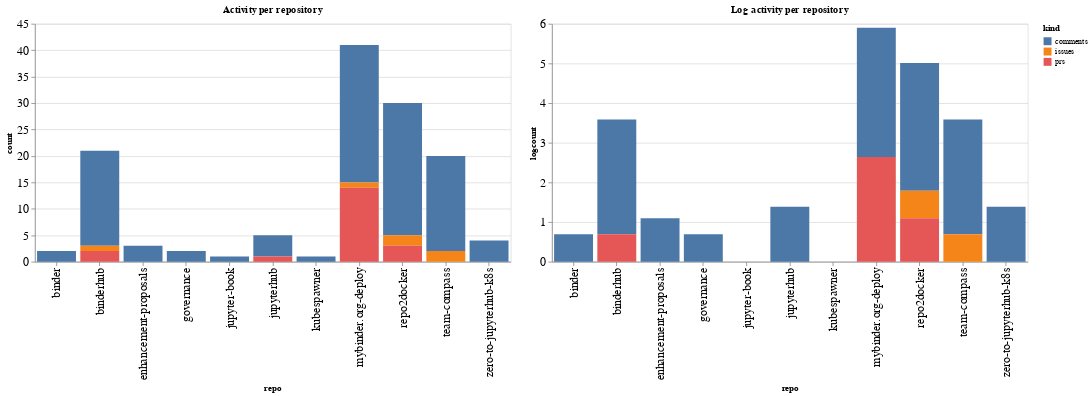

The notebook cell saved with this chart:
### Code cell
ch1 = alt.Chart(repo_summaries, width=600, title="Activity per repository").mark_bar().encode(
    x='repo',
    y='count',
    color='kind',
    tooltip="kind"
)

ch2 = alt.Chart(repo_summaries, width=600, title="Log activity per repository").mark_bar().encode(
    x='repo',
    y='logcount',
    color='kind',
    tooltip="kind"
)

ch1 | ch2

### Figure 1 — Vega-Lite specification as saved in the notebook (floating-point values rounded to 4 significant figures)
{"config": {"axisLeft": {"labelFontSize": 15}, "axisBottom": {"labelFontSize": 15}}, "hconcat": [{"mark": "bar", "encoding": {"color": {"type": "nominal", "field": "kind"}, "tooltip": {"type": "nominal", "field": "kind"}, "x": {"type": "nominal", "field": "repo"}, "y": {"type": "quantitative", "field": "count"}}, "title": "Activity per repository", "width": 600}, {"mark": "bar", "encoding": {"color": {"type": "nominal", "field": "kind"}, "tooltip": {"type": "nominal", "field": "kind"}, "x": {"type": "nominal", "field": "repo"}, "y": {"type": "quantitative", "field": "logcount"}}, "title": "Log activity per repository", "width": 600}], "data": {"name": "data-2751e99cb64ebba3f927a82282643a60"}, "$schema": "https://vega.github.io/schema/vega-lite/v4.8.1.json", "datasets": {"data-2751e99cb64ebba3f927a82282643a60": [{"repo": "binder", "kind": "comments", "count": 2, "logcount": 0.6931}, {"repo": "binderhub", "kind": "comments", "count": 18, "logcount": 2.89}, {"repo": "binderhub", "kind": "issues", "count": 1, "logcount": 0.0}, {"repo": "binderhub", "kind": "prs", "count": 2, "logcount": 0.6931}, {"repo": "enhancement-proposals", "kind": "comments", "count": 3, "logcount": 1.099}, {"repo": "governance", "kind": "comments", "count": 2, "logcount": 0.6931}, {"repo": "jupyter-book", "kind": "comments", "count": 1, "logcount": 0.0}, {"repo": "jupyterhub", "kind": "comments", "count": 4, "logcount": 1.386}, {"repo": "jupyterhub", "kind": "prs", "count": 1, "logcount": 0.0}, {"repo": "kubespawner", "kind": "comments", "count": 1, "logcount": 0.0}, {"repo": "mybinder.org-deploy", "kind": "comments", "count": 26, "logcount": 3.258}, {"repo": "mybinder.org-deploy", "kind": "issues", "count": 1, "logcount": 0.0}, {"repo": "mybinder.org-deploy", "kind": "prs", "count": 14, "logcount": 2.639}, {"repo": "repo2docker", "kind": "comments", "count": 25, "logcount": 3.219}, {"repo": "repo2docker", "kind": "issues", "count": 2, "logcount": 0.6931}, {"repo": "repo2docker", "kind": "prs", "count": 3, "logcount": 1.099}, {"repo": "team-compass", "kind": "comments", "count": 18, "logcount": 2.89}, {"repo": "team-compass", "kind": "issues", "count": 2, "logcount": 0.6931}, {"repo": "zero-to-jupyterhub-k8s", "kind": "comments", "count": 4, "logcount": 1.386}]}}
